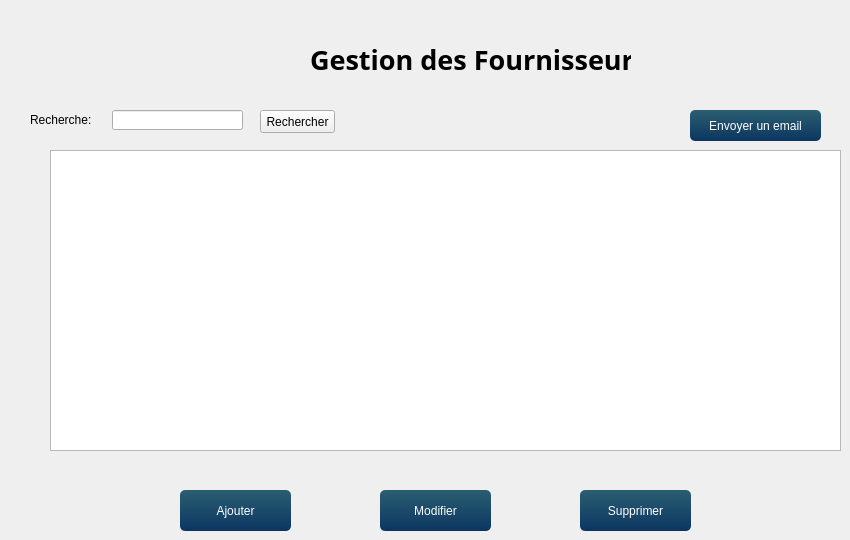
   <widget class="QWidget" name="page_3">
    <widget class="QLineEdit" name="IDFOUR">
     <property name="geometry">
      <rect>
       <x>112</x>
       <y>110</y>
       <width>131</width>
       <height>20</height>
      </rect>
     </property>
    </widget>
    <widget class="QPushButton" name="AjouterFour">
     <property name="geometry">
      <rect>
       <x>180</x>
       <y>490</y>
       <width>111</width>
       <height>41</height>
      </rect>
     </property>
     <property name="styleSheet">
      <string notr="true">QPushButton{
	background-color: qlineargradient(spread:pad, x1:1, y1:0, x2:1, y2:1, stop:0 rgba(42, 95, 113, 255),stop:1 rgba(12, 53, 97, 255));
	color: #fff;
	border: 0px;
	border-radius: 5px;
	padding: 5px;
}

QPushButton::hover
{
	background-color: qlineargradient(spread:pad, x1:1, y1:0, x2:1, y2:1, stop:0 rgba(167, 214, 50, 255),stop:1 rgba(98, 169, 67, 255));
	color: #fff;

}
QPushButton::pressed
{
	background-color: qlineargradient(spread:pad, x1:1, y1:0, x2:1, y2:1, stop:0 rgba(147, 194, 30, 255),stop:1 rgba(78, 149, 47, 255));
	color: #fff;
	border: 0px;
	border-radius: 5px;
	padding: 5px;

}</string>
     </property>
     <property name="text">
      <string>Ajouter</string>
     </property>
    </widget>
    <widget class="QPushButton" name="IDFOURSEARCH">
     <property name="geometry">
      <rect>
       <x>260</x>
       <y>110</y>
       <width>75</width>
       <height>23</height>
      </rect>
     </property>
     <property name="text">
      <string>Rechercher</string>
     </property>
    </widget>
    <widget class="QLabel" name="label_3">
     <property name="geometry">
      <rect>
       <x>310</x>
       <y>39</y>
       <width>321</width>
       <height>41</height>
      </rect>
     </property>
     <property name="font">
      <font>
       <family>Script MT Bold</family>
       <pointsize>20</pointsize>
       <weight>75</weight>
       <bold>true</bold>
      </font>
     </property>
     <property name="text">
      <string>Gestion des Fournisseurs</string>
     </property>
    </widget>
    <widget class="QTableView" name="AfficherTabFour">
     <property name="geometry">
      <rect>
       <x>50</x>
       <y>150</y>
       <width>791</width>
       <height>301</height>
      </rect>
     </property>
    </widget>
    <widget class="QLabel" name="label_30">
     <property name="geometry">
      <rect>
       <x>30</x>
       <y>110</y>
       <width>71</width>
       <height>20</height>
      </rect>
     </property>
     <property name="text">
      <string>Recherche:</string>
     </property>
    </widget>
    <widget class="QPushButton" name="SuppFour">
     <property name="geometry">
      <rect>
       <x>580</x>
       <y>490</y>
       <width>111</width>
       <height>41</height>
      </rect>
     </property>
     <property name="styleSheet">
      <string notr="true">QPushButton{
	background-color: qlineargradient(spread:pad, x1:1, y1:0, x2:1, y2:1, stop:0 rgba(42, 95, 113, 255),stop:1 rgba(12, 53, 97, 255));
	color: #fff;
	border: 0px;
	border-radius: 5px;
	padding: 5px;
}

QPushButton::hover
{
	background-color: qlineargradient(spread:pad, x1:1, y1:0, x2:1, y2:1, stop:0 rgba(167, 214, 50, 255),stop:1 rgba(98, 169, 67, 255));
	color: #fff;

}
QPushButton::pressed
{
	background-color: qlineargradient(spread:pad, x1:1, y1:0, x2:1, y2:1, stop:0 rgba(147, 194, 30, 255),stop:1 rgba(78, 149, 47, 255));
	color: #fff;
	border: 0px;
	border-radius: 5px;
	padding: 5px;

}</string>
     </property>
     <property name="text">
      <string>Supprimer</string>
     </property>
    </widget>
    <widget class="QPushButton" name="IDFOURSEARCH_3">
     <property name="geometry">
      <rect>
       <x>380</x>
       <y>490</y>
       <width>111</width>
       <height>41</height>
      </rect>
     </property>
     <property name="styleSheet">
      <string notr="true">QPushButton{
	background-color: qlineargradient(spread:pad, x1:1, y1:0, x2:1, y2:1, stop:0 rgba(42, 95, 113, 255),stop:1 rgba(12, 53, 97, 255));
	color: #fff;
	border: 0px;
	border-radius: 5px;
	padding: 5px;
}

QPushButton::hover
{
	background-color: qlineargradient(spread:pad, x1:1, y1:0, x2:1, y2:1, stop:0 rgba(167, 214, 50, 255),stop:1 rgba(98, 169, 67, 255));
	color: #fff;

}
QPushButton::pressed
{
	background-color: qlineargradient(spread:pad, x1:1, y1:0, x2:1, y2:1, stop:0 rgba(147, 194, 30, 255),stop:1 rgba(78, 149, 47, 255));
	color: #fff;
	border: 0px;
	border-radius: 5px;
	padding: 5px;

}</string>
     </property>
     <property name="text">
      <string>Modifier</string>
     </property>
    </widget>
    <widget class="QPushButton" name="MailFour">
     <property name="geometry">
      <rect>
       <x>690</x>
       <y>110</y>
       <width>131</width>
       <height>31</height>
      </rect>
     </property>
     <property name="styleSheet">
      <string notr="true">QPushButton{
	background-color: qlineargradient(spread:pad, x1:1, y1:0, x2:1, y2:1, stop:0 rgba(42, 95, 113, 255),stop:1 rgba(12, 53, 97, 255));
	color: #fff;
	border: 0px;
	border-radius: 5px;
	padding: 5px;
}

QPushButton::hover
{
	background-color: qlineargradient(spread:pad, x1:1, y1:0, x2:1, y2:1, stop:0 rgba(167, 214, 50, 255),stop:1 rgba(98, 169, 67, 255));
	color: #fff;

}
QPushButton::pressed
{
	background-color: qlineargradient(spread:pad, x1:1, y1:0, x2:1, y2:1, stop:0 rgba(147, 194, 30, 255),stop:1 rgba(78, 149, 47, 255));
	color: #fff;
	border: 0px;
	border-radius: 5px;
	padding: 5px;

}</string>
     </property>
     <property name="text">
      <string>Envoyer un email</string>
     </property>
    </widget>
   </widget>
